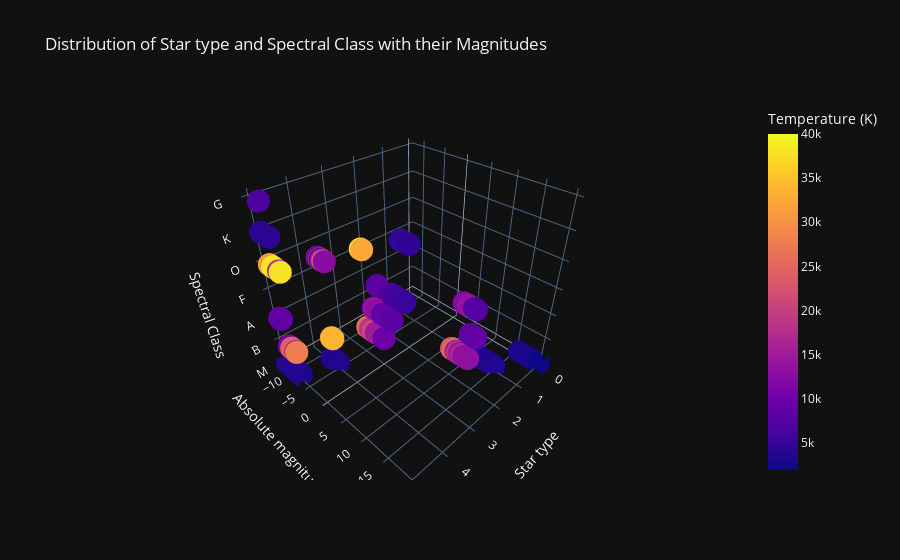

The code cell stored with this chart in its notebook:
### Markdown cell above
<div style="color:white;
           display:fill;
           border-radius:15px;
           font-size:110%;
           font-family:cursive;
           letter-spacing:0.5px;
           background-color:#de726a;
           color:Black;
           font-family:cursive;
            padding:5px 5px 5px 5px;
           ">
<h2 style="text-align:center;font-weight: bold">3-D Scatter</h2></div>

### Code cell
fig = px.scatter_3d(dataset, x='Star type', y='Absolute magnitude(Mv)', z='Spectral Class',
              color='Temperature (K)', template = 'plotly_dark', title = 'Distribution of Star type and Spectral Class with their Magnitudes')
fig.show()

### Figure 1 — Plotly figure (JSON) as saved in the notebook; plotly's stock layout.template omitted (floating-point values rounded to 4 significant figures; data arrays with more than 128 entries replaced by an {"elided": "..."} marker saying what was removed)
{"data": [{"hovertemplate": "Star type=%{x}<br>Absolute magnitude(Mv)=%{y}<br>Spectral Class=%{z}<br>Temperature (K)=%{marker.color}<extra></extra>", "legendgroup": "", "marker": {"color": {"elided": "240 int values"}, "coloraxis": "coloraxis", "symbol": "circle"}, "mode": "markers", "name": "", "scene": "scene", "showlegend": false, "type": "scatter3d", "x": {"elided": "240 int values"}, "y": {"elided": "240 float values"}, "z": {"elided": "240 str values"}}], "layout": {"coloraxis": {"colorbar": {"title": {"text": "Temperature (K)"}}, "colorscale": [[0, "#0d0887"], [0.1111, "#46039f"], [0.2222, "#7201a8"], [0.3333, "#9c179e"], [0.4444, "#bd3786"], [0.5556, "#d8576b"], [0.6667, "#ed7953"], [0.7778, "#fb9f3a"], [0.8889, "#fdca26"], [1, "#f0f921"]]}, "legend": {"tracegroupgap": 0}, "scene": {"domain": {"x": [0, 1], "y": [0, 1]}, "xaxis": {"title": {"text": "Star type"}}, "yaxis": {"title": {"text": "Absolute magnitude(Mv)"}}, "zaxis": {"title": {"text": "Spectral Class"}}}, "title": {"text": "Distribution of Star type and Spectral Class with their Magnitudes"}}}
